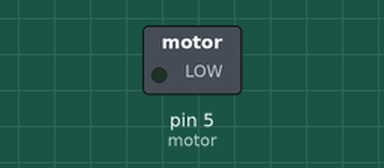
Recording of a sketch running on a simulated Arduino Uno, built with avr-gcc and run on an emulated ATmega328P. On the bench: switched loads named in the sketch (green lamp = pin HIGH).

Above: at 0.05 s.
At 3.0 s:
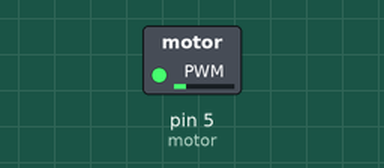
At 6.0 s:
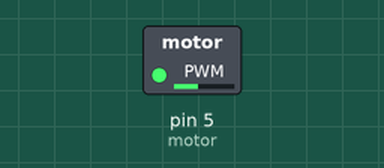
At 12.0 s:
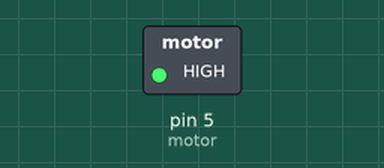
Timing chart, 0 to 15.6 s (numbered marks = the images above):
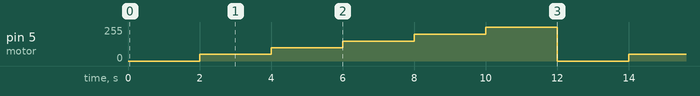

Measured:
- by itself, pin 5 (motor): repeats every 12.0 s: 100/255 2.0 s, 150/255 2.0 s, 200/255 2.0 s, 255/255 2.0 s, 0/255 2.0 s, 50/255 2.0 s

The sketch:

speed_motor_en_Volte.ino
```cpp
int motor = 5;

void setup() {
  pinMode(motor, OUTPUT);
}

void loop() {
  analogWrite(motor, 0);   // بطيء
  delay(2000);
  analogWrite(motor, 50);   // بطيء
  delay(2000);
  analogWrite(motor, 100);   // بطيء
  delay(2000);

  analogWrite(motor, 150);  // متوسط
  delay(2000);
  analogWrite(motor, 200);   // بطيء
  delay(2000);
  analogWrite(motor, 255);  // سريع
  delay(2000);
}
```
